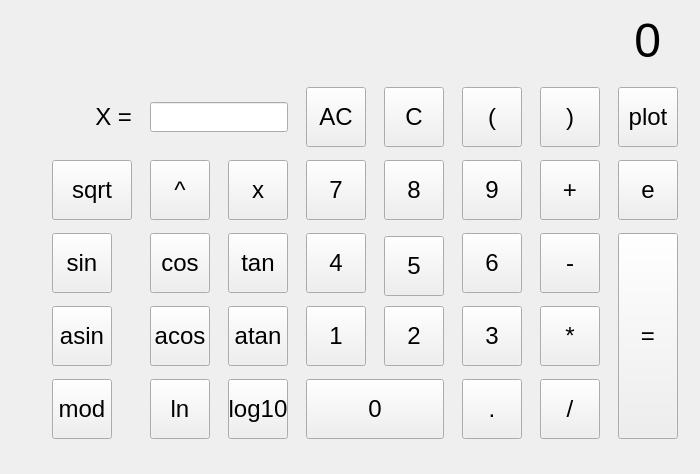
<?xml version="1.0" encoding="UTF-8"?>
<ui version="4.0">
 <class>MainWindow</class>
 <widget class="QMainWindow" name="MainWindow">
  <property name="geometry">
   <rect>
    <x>0</x>
    <y>0</y>
    <width>700</width>
    <height>474</height>
   </rect>
  </property>
  <property name="windowTitle">
   <string>MainWindow</string>
  </property>
  <property name="iconSize">
   <size>
    <width>240</width>
    <height>41</height>
   </size>
  </property>
  <widget class="QWidget" name="centralwidget">
   <widget class="QLabel" name="label_result">
    <property name="geometry">
     <rect>
      <x>40</x>
      <y>10</y>
      <width>621</width>
      <height>61</height>
     </rect>
    </property>
    <property name="font">
     <font>
      <pointsize>36</pointsize>
     </font>
    </property>
    <property name="styleSheet">
     <string notr="true"/>
    </property>
    <property name="text">
     <string>0</string>
    </property>
    <property name="alignment">
     <set>Qt::AlignRight|Qt::AlignTrailing|Qt::AlignVCenter</set>
    </property>
   </widget>
   <widget class="QWidget" name="gridLayoutWidget">
    <property name="geometry">
     <rect>
      <x>40</x>
      <y>80</y>
      <width>654</width>
      <height>370</height>
     </rect>
    </property>
    <layout class="QGridLayout" name="gridLayout">
     <item row="4" column="5">
      <widget class="QPushButton" name="pushButton_dot">
       <property name="minimumSize">
        <size>
         <width>60</width>
         <height>60</height>
        </size>
       </property>
       <property name="maximumSize">
        <size>
         <width>60</width>
         <height>60</height>
        </size>
       </property>
       <property name="font">
        <font>
         <pointsize>18</pointsize>
        </font>
       </property>
       <property name="text">
        <string>.</string>
       </property>
      </widget>
     </item>
     <item row="0" column="3">
      <widget class="QPushButton" name="pushButton_ac">
       <property name="minimumSize">
        <size>
         <width>60</width>
         <height>60</height>
        </size>
       </property>
       <property name="maximumSize">
        <size>
         <width>60</width>
         <height>60</height>
        </size>
       </property>
       <property name="font">
        <font>
         <pointsize>18</pointsize>
        </font>
       </property>
       <property name="text">
        <string>AC</string>
       </property>
      </widget>
     </item>
     <item row="3" column="2">
      <widget class="QPushButton" name="pushButton_atan">
       <property name="minimumSize">
        <size>
         <width>60</width>
         <height>60</height>
        </size>
       </property>
       <property name="maximumSize">
        <size>
         <width>60</width>
         <height>60</height>
        </size>
       </property>
       <property name="font">
        <font>
         <pointsize>18</pointsize>
        </font>
       </property>
       <property name="text">
        <string>atan</string>
       </property>
      </widget>
     </item>
     <item row="0" column="0">
      <widget class="QLabel" name="label_x">
       <property name="font">
        <font>
         <pointsize>18</pointsize>
        </font>
       </property>
       <property name="text">
        <string>X =</string>
       </property>
       <property name="alignment">
        <set>Qt::AlignRight|Qt::AlignTrailing|Qt::AlignVCenter</set>
       </property>
      </widget>
     </item>
     <item row="0" column="5">
      <widget class="QPushButton" name="pushButton_open">
       <property name="minimumSize">
        <size>
         <width>60</width>
         <height>60</height>
        </size>
       </property>
       <property name="maximumSize">
        <size>
         <width>60</width>
         <height>60</height>
        </size>
       </property>
       <property name="font">
        <font>
         <pointsize>18</pointsize>
        </font>
       </property>
       <property name="text">
        <string>(</string>
       </property>
      </widget>
     </item>
     <item row="2" column="6">
      <widget class="QPushButton" name="pushButton_sub">
       <property name="minimumSize">
        <size>
         <width>60</width>
         <height>60</height>
        </size>
       </property>
       <property name="maximumSize">
        <size>
         <width>60</width>
         <height>60</height>
        </size>
       </property>
       <property name="font">
        <font>
         <pointsize>18</pointsize>
        </font>
       </property>
       <property name="text">
        <string>-</string>
       </property>
      </widget>
     </item>
     <item row="2" column="2">
      <widget class="QPushButton" name="pushButton_tan">
       <property name="minimumSize">
        <size>
         <width>60</width>
         <height>60</height>
        </size>
       </property>
       <property name="maximumSize">
        <size>
         <width>60</width>
         <height>60</height>
        </size>
       </property>
       <property name="font">
        <font>
         <pointsize>18</pointsize>
        </font>
       </property>
       <property name="text">
        <string>tan</string>
       </property>
      </widget>
     </item>
     <item row="1" column="4">
      <widget class="QPushButton" name="pushButton_8">
       <property name="minimumSize">
        <size>
         <width>60</width>
         <height>60</height>
        </size>
       </property>
       <property name="maximumSize">
        <size>
         <width>60</width>
         <height>60</height>
        </size>
       </property>
       <property name="font">
        <font>
         <pointsize>18</pointsize>
        </font>
       </property>
       <property name="text">
        <string>8</string>
       </property>
      </widget>
     </item>
     <item row="2" column="4">
      <widget class="QPushButton" name="pushButton_5">
       <property name="minimumSize">
        <size>
         <width>60</width>
         <height>60</height>
        </size>
       </property>
       <property name="maximumSize">
        <size>
         <width>60</width>
         <height>54</height>
        </size>
       </property>
       <property name="font">
        <font>
         <pointsize>18</pointsize>
        </font>
       </property>
       <property name="text">
        <string>5</string>
       </property>
      </widget>
     </item>
     <item row="4" column="6">
      <widget class="QPushButton" name="pushButton_div">
       <property name="minimumSize">
        <size>
         <width>60</width>
         <height>60</height>
        </size>
       </property>
       <property name="maximumSize">
        <size>
         <width>60</width>
         <height>60</height>
        </size>
       </property>
       <property name="font">
        <font>
         <pointsize>18</pointsize>
        </font>
       </property>
       <property name="text">
        <string>/</string>
       </property>
      </widget>
     </item>
     <item row="4" column="2">
      <widget class="QPushButton" name="pushButton_log">
       <property name="minimumSize">
        <size>
         <width>60</width>
         <height>60</height>
        </size>
       </property>
       <property name="maximumSize">
        <size>
         <width>60</width>
         <height>60</height>
        </size>
       </property>
       <property name="font">
        <font>
         <pointsize>18</pointsize>
        </font>
       </property>
       <property name="text">
        <string>log10</string>
       </property>
      </widget>
     </item>
     <item row="2" column="1">
      <widget class="QPushButton" name="pushButton_cos">
       <property name="minimumSize">
        <size>
         <width>60</width>
         <height>60</height>
        </size>
       </property>
       <property name="maximumSize">
        <size>
         <width>60</width>
         <height>60</height>
        </size>
       </property>
       <property name="font">
        <font>
         <pointsize>18</pointsize>
        </font>
       </property>
       <property name="text">
        <string>cos</string>
       </property>
      </widget>
     </item>
     <item row="2" column="5">
      <widget class="QPushButton" name="pushButton_6">
       <property name="minimumSize">
        <size>
         <width>60</width>
         <height>60</height>
        </size>
       </property>
       <property name="maximumSize">
        <size>
         <width>60</width>
         <height>60</height>
        </size>
       </property>
       <property name="font">
        <font>
         <pointsize>18</pointsize>
        </font>
       </property>
       <property name="text">
        <string>6</string>
       </property>
      </widget>
     </item>
     <item row="1" column="5">
      <widget class="QPushButton" name="pushButton_9">
       <property name="minimumSize">
        <size>
         <width>60</width>
         <height>60</height>
        </size>
       </property>
       <property name="maximumSize">
        <size>
         <width>60</width>
         <height>60</height>
        </size>
       </property>
       <property name="font">
        <font>
         <pointsize>18</pointsize>
        </font>
       </property>
       <property name="text">
        <string>9</string>
       </property>
      </widget>
     </item>
     <item row="4" column="1">
      <widget class="QPushButton" name="pushButton_ln">
       <property name="minimumSize">
        <size>
         <width>60</width>
         <height>60</height>
        </size>
       </property>
       <property name="maximumSize">
        <size>
         <width>60</width>
         <height>60</height>
        </size>
       </property>
       <property name="font">
        <font>
         <pointsize>18</pointsize>
        </font>
       </property>
       <property name="text">
        <string>ln</string>
       </property>
      </widget>
     </item>
     <item row="4" column="0">
      <widget class="QPushButton" name="pushButton_mod">
       <property name="minimumSize">
        <size>
         <width>60</width>
         <height>60</height>
        </size>
       </property>
       <property name="maximumSize">
        <size>
         <width>60</width>
         <height>60</height>
        </size>
       </property>
       <property name="font">
        <font>
         <pointsize>18</pointsize>
        </font>
       </property>
       <property name="text">
        <string>mod</string>
       </property>
      </widget>
     </item>
     <item row="3" column="4">
      <widget class="QPushButton" name="pushButton_2">
       <property name="minimumSize">
        <size>
         <width>60</width>
         <height>60</height>
        </size>
       </property>
       <property name="maximumSize">
        <size>
         <width>60</width>
         <height>60</height>
        </size>
       </property>
       <property name="font">
        <font>
         <pointsize>18</pointsize>
        </font>
       </property>
       <property name="text">
        <string>2</string>
       </property>
      </widget>
     </item>
     <item row="3" column="5">
      <widget class="QPushButton" name="pushButton_3">
       <property name="minimumSize">
        <size>
         <width>60</width>
         <height>60</height>
        </size>
       </property>
       <property name="maximumSize">
        <size>
         <width>60</width>
         <height>60</height>
        </size>
       </property>
       <property name="font">
        <font>
         <pointsize>18</pointsize>
        </font>
       </property>
       <property name="text">
        <string>3</string>
       </property>
      </widget>
     </item>
     <item row="3" column="6">
      <widget class="QPushButton" name="pushButton_mul">
       <property name="minimumSize">
        <size>
         <width>60</width>
         <height>60</height>
        </size>
       </property>
       <property name="maximumSize">
        <size>
         <width>60</width>
         <height>60</height>
        </size>
       </property>
       <property name="font">
        <font>
         <pointsize>18</pointsize>
        </font>
       </property>
       <property name="text">
        <string>*</string>
       </property>
      </widget>
     </item>
     <item row="0" column="4">
      <widget class="QPushButton" name="pushButton_c">
       <property name="minimumSize">
        <size>
         <width>60</width>
         <height>60</height>
        </size>
       </property>
       <property name="maximumSize">
        <size>
         <width>60</width>
         <height>60</height>
        </size>
       </property>
       <property name="font">
        <font>
         <pointsize>18</pointsize>
        </font>
       </property>
       <property name="text">
        <string>C</string>
       </property>
      </widget>
     </item>
     <item row="0" column="6">
      <widget class="QPushButton" name="pushButton_close">
       <property name="minimumSize">
        <size>
         <width>60</width>
         <height>60</height>
        </size>
       </property>
       <property name="maximumSize">
        <size>
         <width>60</width>
         <height>60</height>
        </size>
       </property>
       <property name="font">
        <font>
         <pointsize>18</pointsize>
        </font>
       </property>
       <property name="text">
        <string>)</string>
       </property>
      </widget>
     </item>
     <item row="2" column="3">
      <widget class="QPushButton" name="pushButton_4">
       <property name="minimumSize">
        <size>
         <width>60</width>
         <height>60</height>
        </size>
       </property>
       <property name="maximumSize">
        <size>
         <width>60</width>
         <height>60</height>
        </size>
       </property>
       <property name="font">
        <font>
         <pointsize>18</pointsize>
        </font>
       </property>
       <property name="text">
        <string>4</string>
       </property>
      </widget>
     </item>
     <item row="3" column="3">
      <widget class="QPushButton" name="pushButton_1">
       <property name="minimumSize">
        <size>
         <width>60</width>
         <height>60</height>
        </size>
       </property>
       <property name="maximumSize">
        <size>
         <width>60</width>
         <height>60</height>
        </size>
       </property>
       <property name="font">
        <font>
         <pointsize>18</pointsize>
        </font>
       </property>
       <property name="text">
        <string>1</string>
       </property>
      </widget>
     </item>
     <item row="3" column="1">
      <widget class="QPushButton" name="pushButton_acos">
       <property name="minimumSize">
        <size>
         <width>60</width>
         <height>60</height>
        </size>
       </property>
       <property name="maximumSize">
        <size>
         <width>60</width>
         <height>60</height>
        </size>
       </property>
       <property name="font">
        <font>
         <pointsize>18</pointsize>
        </font>
       </property>
       <property name="text">
        <string>acos</string>
       </property>
      </widget>
     </item>
     <item row="1" column="6">
      <widget class="QPushButton" name="pushButton_add">
       <property name="minimumSize">
        <size>
         <width>60</width>
         <height>60</height>
        </size>
       </property>
       <property name="maximumSize">
        <size>
         <width>60</width>
         <height>60</height>
        </size>
       </property>
       <property name="font">
        <font>
         <pointsize>18</pointsize>
        </font>
       </property>
       <property name="text">
        <string>+</string>
       </property>
      </widget>
     </item>
     <item row="4" column="3" colspan="2">
      <widget class="QPushButton" name="pushButton_0">
       <property name="minimumSize">
        <size>
         <width>60</width>
         <height>60</height>
        </size>
       </property>
       <property name="maximumSize">
        <size>
         <width>140</width>
         <height>60</height>
        </size>
       </property>
       <property name="font">
        <font>
         <pointsize>18</pointsize>
        </font>
       </property>
       <property name="text">
        <string>0</string>
       </property>
      </widget>
     </item>
     <item row="3" column="0">
      <widget class="QPushButton" name="pushButton_asin">
       <property name="minimumSize">
        <size>
         <width>60</width>
         <height>60</height>
        </size>
       </property>
       <property name="maximumSize">
        <size>
         <width>60</width>
         <height>60</height>
        </size>
       </property>
       <property name="font">
        <font>
         <pointsize>18</pointsize>
        </font>
       </property>
       <property name="text">
        <string>asin</string>
       </property>
      </widget>
     </item>
     <item row="2" column="0">
      <widget class="QPushButton" name="pushButton_sin">
       <property name="minimumSize">
        <size>
         <width>60</width>
         <height>60</height>
        </size>
       </property>
       <property name="maximumSize">
        <size>
         <width>60</width>
         <height>60</height>
        </size>
       </property>
       <property name="font">
        <font>
         <pointsize>18</pointsize>
        </font>
       </property>
       <property name="text">
        <string>sin</string>
       </property>
      </widget>
     </item>
     <item row="1" column="3">
      <widget class="QPushButton" name="pushButton_7">
       <property name="minimumSize">
        <size>
         <width>60</width>
         <height>60</height>
        </size>
       </property>
       <property name="maximumSize">
        <size>
         <width>60</width>
         <height>60</height>
        </size>
       </property>
       <property name="font">
        <font>
         <pointsize>18</pointsize>
        </font>
       </property>
       <property name="text">
        <string>7</string>
       </property>
      </widget>
     </item>
     <item row="0" column="7">
      <widget class="QPushButton" name="plotbutton">
       <property name="minimumSize">
        <size>
         <width>60</width>
         <height>60</height>
        </size>
       </property>
       <property name="maximumSize">
        <size>
         <width>60</width>
         <height>60</height>
        </size>
       </property>
       <property name="font">
        <font>
         <pointsize>18</pointsize>
        </font>
       </property>
       <property name="text">
        <string>plot</string>
       </property>
      </widget>
     </item>
     <item row="1" column="0">
      <widget class="QPushButton" name="pushButton_sqrt">
       <property name="minimumSize">
        <size>
         <width>60</width>
         <height>60</height>
        </size>
       </property>
       <property name="font">
        <font>
         <pointsize>18</pointsize>
        </font>
       </property>
       <property name="text">
        <string>sqrt</string>
       </property>
      </widget>
     </item>
     <item row="1" column="1">
      <widget class="QPushButton" name="pushButton_pow">
       <property name="minimumSize">
        <size>
         <width>60</width>
         <height>60</height>
        </size>
       </property>
       <property name="maximumSize">
        <size>
         <width>60</width>
         <height>60</height>
        </size>
       </property>
       <property name="font">
        <font>
         <pointsize>18</pointsize>
        </font>
       </property>
       <property name="text">
        <string>^</string>
       </property>
      </widget>
     </item>
     <item row="1" column="2">
      <widget class="QPushButton" name="pushButton_X">
       <property name="minimumSize">
        <size>
         <width>60</width>
         <height>60</height>
        </size>
       </property>
       <property name="maximumSize">
        <size>
         <width>60</width>
         <height>60</height>
        </size>
       </property>
       <property name="font">
        <font>
         <pointsize>18</pointsize>
        </font>
       </property>
       <property name="text">
        <string>x</string>
       </property>
      </widget>
     </item>
     <item row="0" column="1" colspan="2">
      <widget class="QLineEdit" name="lineEdit">
       <property name="sizePolicy">
        <sizepolicy hsizetype="Fixed" vsizetype="Fixed">
         <horstretch>0</horstretch>
         <verstretch>0</verstretch>
        </sizepolicy>
       </property>
       <property name="minimumSize">
        <size>
         <width>10</width>
         <height>30</height>
        </size>
       </property>
       <property name="maximumSize">
        <size>
         <width>200</width>
         <height>30</height>
        </size>
       </property>
       <property name="font">
        <font>
         <pointsize>18</pointsize>
        </font>
       </property>
       <property name="alignment">
        <set>Qt::AlignLeading|Qt::AlignLeft|Qt::AlignVCenter</set>
       </property>
      </widget>
     </item>
     <item row="2" column="7" rowspan="3">
      <widget class="QPushButton" name="pushButton_result">
       <property name="minimumSize">
        <size>
         <width>60</width>
         <height>60</height>
        </size>
       </property>
       <property name="maximumSize">
        <size>
         <width>60</width>
         <height>400</height>
        </size>
       </property>
       <property name="font">
        <font>
         <pointsize>18</pointsize>
        </font>
       </property>
       <property name="text">
        <string>=</string>
       </property>
      </widget>
     </item>
     <item row="1" column="7">
      <widget class="QPushButton" name="pushButton_e">
       <property name="minimumSize">
        <size>
         <width>60</width>
         <height>60</height>
        </size>
       </property>
       <property name="maximumSize">
        <size>
         <width>60</width>
         <height>60</height>
        </size>
       </property>
       <property name="font">
        <font>
         <pointsize>18</pointsize>
        </font>
       </property>
       <property name="text">
        <string>e</string>
       </property>
      </widget>
     </item>
    </layout>
   </widget>
  </widget>
 </widget>
 <resources/>
 <connections/>
</ui>
